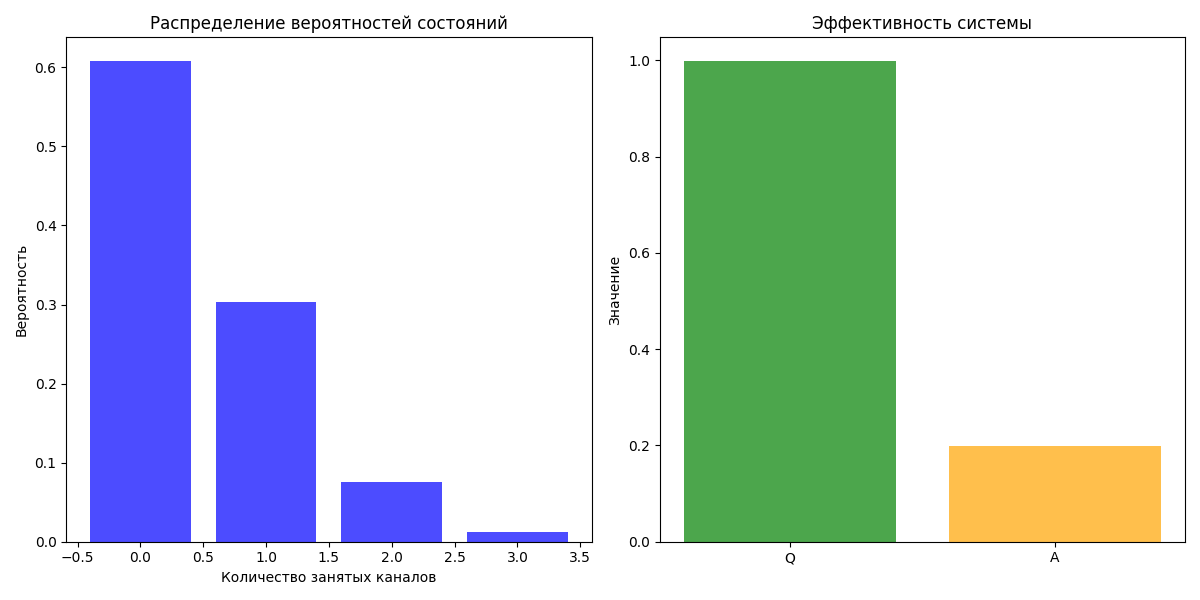

Write Python code to recreate this figure.
import numpy as np
import matplotlib.pyplot as plt
import math

def calculate_probabilities(lambda_rate, t_podg, t_obsl, n):
    """Вычисляет вероятности состояний и ключевые метрики системы."""
    phi = 1 / t_podg
    mu = 1 / t_obsl
    mu_total = (mu * phi) / (mu + phi)
    y = lambda_rate / mu_total

    p_0 = 1 / sum(y**k / math.factorial(k) for k in range(n + 1))
    probabilities = [y**k / math.factorial(k) * p_0 for k in range(n + 1)]

    p_reject = probabilities[-1] * y / n
    Q = 1 - p_reject
    A = lambda_rate * Q
    k_busy = A / mu_total

    return probabilities, p_reject, Q, A, k_busy

def display_results(probabilities, p_reject, Q, A, k_busy):
    """Выводит результаты расчетов на экран."""
    print(f"Вероятности состояний: {probabilities}")
    print(f"Вероятность отказа Pотк: {p_reject:.2f}")
    print(f"Коэффициент использования Q: {Q:.2f}")
    print(f"Абсолютная пропускная способность A: {A:.2f}")
    print(f"Среднее число занятых каналов: {k_busy:.2f}")

def plot_metrics(probabilities, Q, A, n):
    """Создает графики для визуализации вероятностей и метрик."""
    x = np.arange(0, n + 1)
    plt.figure(figsize=(12, 6))

    plt.subplot(1, 2, 1)
    plt.bar(x, probabilities, color='blue', alpha=0.7)
    plt.xlabel("Количество занятых каналов")
    plt.ylabel("Вероятность")
    plt.title("Распределение вероятностей состояний")

    plt.subplot(1, 2, 2)
    metrics = ["Q", "A"]
    values = [Q, A]
    plt.bar(metrics, values, color=['green', 'orange'], alpha=0.7)
    plt.title("Эффективность системы")
    plt.ylabel("Значение")

    plt.tight_layout()
    plt.show()

# Основной блок программы
lambda_rate = 0.2
t_podg = 0.5
t_obsl = 2.0
n = 3

# Расчеты
probabilities, p_reject, Q, A, k_busy = calculate_probabilities(lambda_rate, t_podg, t_obsl, n)

# Вывод результатов
display_results(probabilities, p_reject, Q, A, k_busy)

# Построение графиков
plot_metrics(probabilities, Q, A, n)
